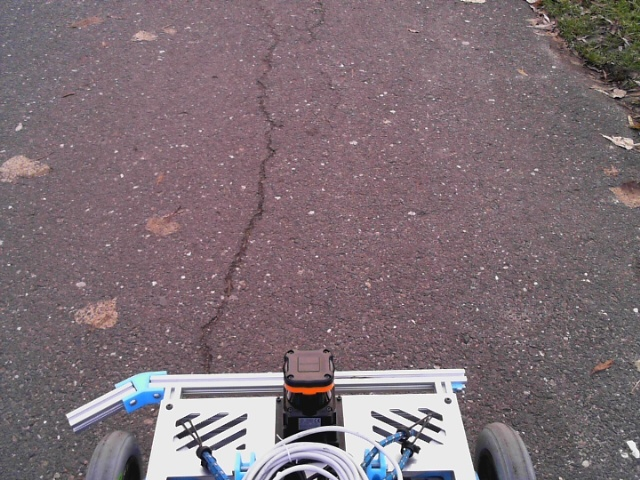
#> input picture export/image_0000.jpg, 640 x 480 px; its folder holds 4 pictures in this run
$ python main.py
#> lines starting #> are read from the running program, lines starting #| are printed output that depends on the picture; pictures that were not available may be replaced by others from this repository, and a replacement may not be noted
#!/usr/bin/env python

import numpy as np
import itertools
import functools
import cv2
from pgmpy.models import MarkovNetwork
from pgmpy.factors.discrete import DiscreteFactor
from pgmpy.inference import Mplp


def create_factor(var_names, var_vals, params, feats, obs):
    f_vals_shape = [len(vals) for vals in var_vals]
    f_vals = []

    for vals in itertools.product(*var_vals):
        cur_f_val = sum(params[fi] * cur_feat(*vals, obs) for fi, cur_feat in enumerate(feats))
        f_vals.append(np.exp(cur_f_val))

    f_vals = np.array(f_vals).reshape(f_vals_shape)
    return DiscreteFactor(var_names, f_vals_shape, f_vals)


def unary_feat(x, obs):
    obs = obs * 0.9 + 0.05
    return np.log(obs[x])


# [7 lines left out: function pairwise_feat, not called in this run]


def read_images(idx):
#> called with idx = 0
    image = cv2.imread(f'export/image_{idx:04d}.jpg')
#> image is the input picture: shape (480, 640, 3); mean B, G, R 117.9, 111.6, 126.9
    labels_gt_im = cv2.imread(f'export/labels_{idx:04d}.png', cv2.IMREAD_ANYDEPTH).astype(np.int8)
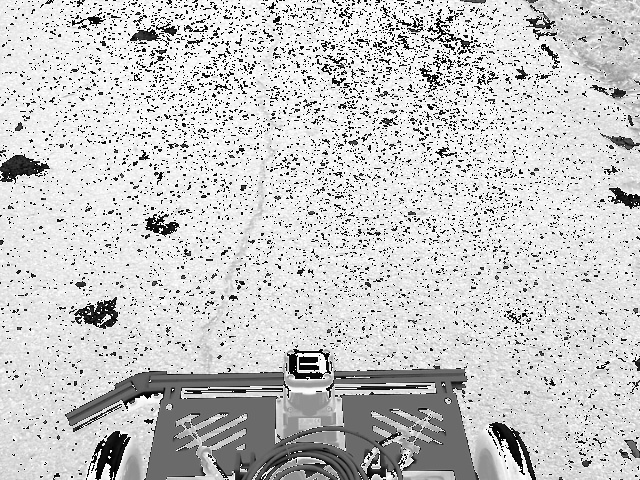
#> labels_gt_im: shape (480, 640) int8; min -128, max 127, mean 72.1; drawn with min black and max white
    labels_gt_im[labels_gt_im == 65535] = -1
    prob_im = cv2.imread(f'export/prob_{idx:04d}.png', cv2.IMREAD_ANYDEPTH) / 65535.0
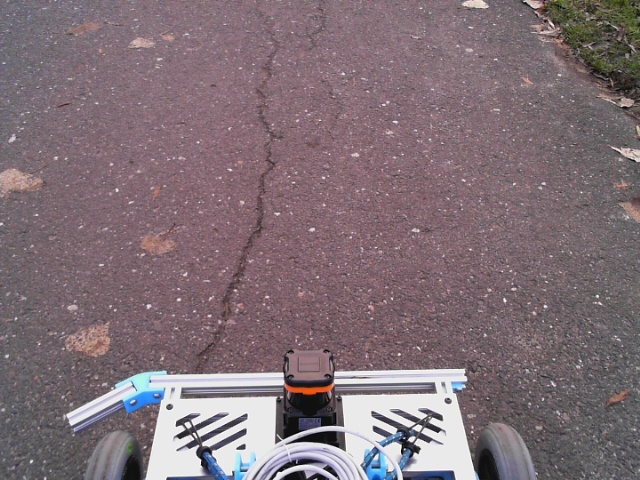
#> input picture export/image_0001.jpg, 640 x 480 px, given in place of prob_0000.png, which was not available
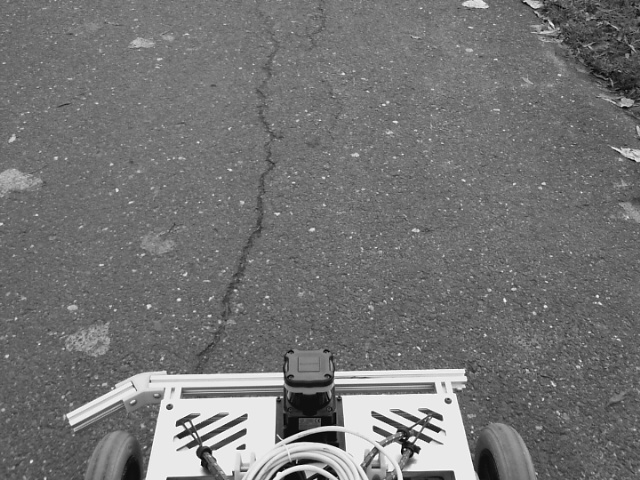
#> prob_im: shape (480, 640) float64; min 1.53e-05, max 0.00389, mean 0.00179; drawn with min black and max white
    segments_im = cv2.imread(f'export/segments_{idx:04d}.png', cv2.IMREAD_ANYDEPTH)
#> segments_im: shape (480, 640); min 1, max 255, mean 117.1
    return image, labels_gt_im, prob_im, segments_im


def process_image(image, labels_gt_im, prob_im, segments_im, map_size, pixels_thresh):
#> called with map_size = 50, pixels_thresh = 500
    mean_rgb = np.zeros([map_size, map_size, 3], dtype=float)
    num_pixels = np.zeros([map_size, map_size], dtype=int)
    prob = np.zeros([map_size, map_size, 2], dtype=float)
    labels_gt = -1 * np.ones([map_size, map_size], dtype=int)

    for y in range(map_size):
        for x in range(map_size):
            cur_seg = y * map_size + x
            cur_pixels = np.nonzero(segments_im == cur_seg)

            if len(cur_pixels[0]) > 0:
                num_pixels[y, x] = len(cur_pixels[0])
                mean_rgb[y, x, :] = np.flip(np.mean(image[cur_pixels], axis=0))
                prob[y, x, 0] = np.mean(prob_im[cur_pixels])
                prob[y, x, 1] = 1.0 - prob[y, x, 0]
                labels_unique, count = np.unique(labels_gt_im[cur_pixels], return_counts=True)
                labels_gt[y, x] = labels_unique[np.argmax(count)]
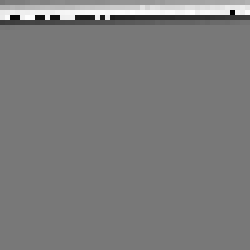
#> labels_gt: shape (50, 50) int64 (shown 5 times larger); min -112, max 122, mean 1.9; drawn with min black and max white
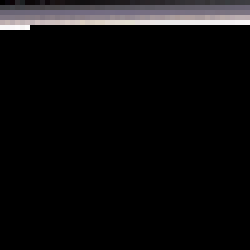
#> mean_rgb: shape (50, 50, 3) float64 (shown 5 times larger); mean B, G, R 12.9, 12.3, 12.9
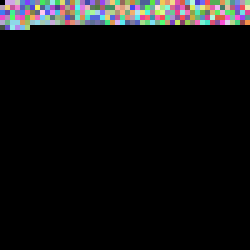
#> num_pixels: shape (50, 50) int64 (shown 5 times larger); 208 distinct labels, from 0 to 8146; one colour per label, 0 black

    return mean_rgb, num_pixels, prob, labels_gt


def build_graph(map_size, pixels_thresh, num_pixels, prob, mean_rgb, unary_feat, pairwise_feat):
#> called with map_size = 50, pixels_thresh = 500, prob = array of shape (50, 50, 2)
    nodes = ['x_' + str(y) + '_' + str(x) for y in range(map_size) for x in range(map_size) if num_pixels[y, x] > pixels_thresh]
#> nodes = 81 items, first 6: 'x_0_16', 'x_1_21', 'x_1_22', 'x_1_23', 'x_1_24', 'x_1_25'

    var_to_factor_idx = {}
    factors_u = []
    for y in range(map_size):
        for x in range(map_size):
            if num_pixels[y, x] > pixels_thresh:
                var = 'x_' + str(y) + '_' + str(x)
                cur_f = create_factor([var], [[0, 1]], [0.945212], [unary_feat], prob[y, x])
                var_to_factor_idx[var] = len(factors_u)
                factors_u.append(cur_f)
#> after the loop, factors_u = []; var_to_factor_idx = 0 items

    factors_p = []
    edges_p = []
    for y in range(map_size - 1):
        for x in range(map_size - 1):
            if num_pixels[y, x] > pixels_thresh:
                if num_pixels[y + 1, x] > pixels_thresh:
                    cur_f_r = create_factor(['x_' + str(y) + '_' + str(x), 'x_' + str(y + 1) + '_' + str(x)],
                                            [[0, 1], [0, 1]], [1.86891, 1.07741, 1.89271],
                                            [functools.partial(pairwise_feat, 0),
                                             functools.partial(pairwise_feat, 1),
                                             functools.partial(pairwise_feat, 2)],
                                            [mean_rgb[y, x], mean_rgb[y + 1, x]])
                    factors_p.append(cur_f_r)
                    edges_p.append(('x_' + str(y) + '_' + str(x), 'x_' + str(y + 1) + '_' + str(x)))

                if num_pixels[y, x + 1] > pixels_thresh:
                    cur_f_c = create_factor(['x_' + str(y) + '_' + str(x), 'x_' + str(y) + '_' + str(x + 1)],
                                            [[0, 1], [0, 1]], [1.86891, 1.07741, 1.89271],
                                            [functools.partial(pairwise_feat, 0),
                                             functools.partial(pairwise_feat, 1),
                                             functools.partial(pairwise_feat, 2)],
                                            [mean_rgb[y, x], mean_rgb[y, x + 1]])
                    factors_p.append(cur_f_c)
                    edges_p.append(('x_' + str(y) + '_' + str(x), 'x_' + str(y) + '_' + str(x + 1)))

    G = MarkovNetwork()
    G.add_nodes_from(nodes)
    G.add_factors(*factors_u)
    G.add_factors(*factors_p)
    G.add_edges_from(edges_p)

    return G, var_to_factor_idx


# [52 lines left out: functions infer_labels, classify_labels, transfer_labels_to_image, visualize_results, not called in this run]


def main():
    map_size = 50
    pixels_thresh = 500
    num_images = 70

    num_incorrect = 0

    for idx in range(num_images):
        print(f'\n\nImage {idx}')

        image, labels_gt_im, prob_im, segments_im = read_images(idx)
        cv2.imshow('original image', image)
        cv2.waitKey(100)

        mean_rgb, num_pixels, prob, labels_gt = process_image(image, labels_gt_im, prob_im, segments_im, map_size, pixels_thresh)
        G, var_to_factor_idx = build_graph(map_size, pixels_thresh, num_pixels, prob, mean_rgb, unary_feat, pairwise_feat)

        print('Check model:', G.check_model())

        labels_infer = infer_labels(G, var_to_factor_idx, num_pixels, map_size, pixels_thresh)
        labels_class = classify_labels(prob, num_pixels, map_size, pixels_thresh)

        cnt_corr = np.sum(np.logical_and(labels_gt == labels_infer, labels_gt != -1))
        print('Accuracy =', cnt_corr / np.sum(labels_gt != -1))
        num_incorrect += np.sum(labels_gt != -1) - cnt_corr

        labels_infer_im = transfer_labels_to_image(labels_infer, segments_im, map_size)
        labels_class_im = transfer_labels_to_image(labels_class, segments_im, map_size)

        colors = np.array([[0, 255, 0], [0, 0, 255]], dtype=np.uint8)
        visualize_results(image, labels_infer_im, labels_class_im, labels_gt_im, colors)
        cv2.waitKey(100)

    print('Incorrectly inferred', num_incorrect, 'segments')


if __name__ == '__main__':
    main()
#> (the call stopped at in create_factor, `return DiscreteFactor(var_names, f_vals_shape, f_vals)`: pgmpy is not available in this run)
